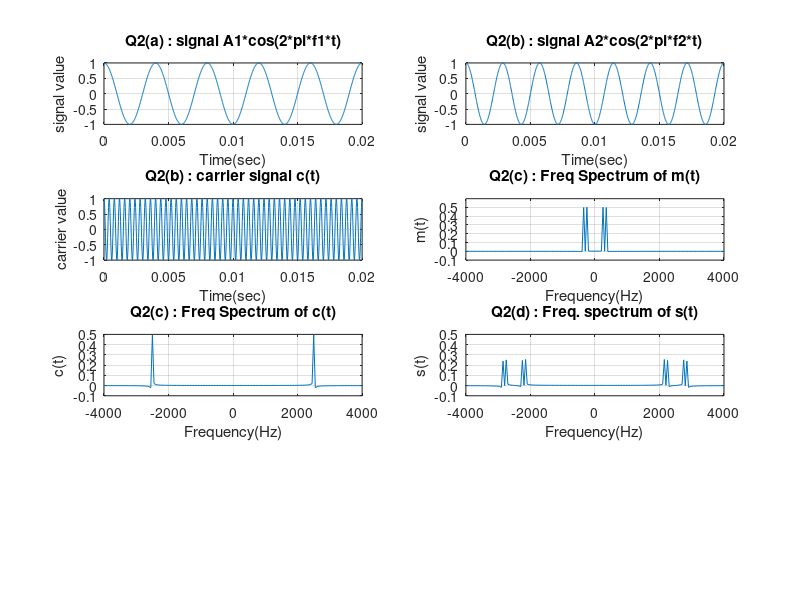

Reproduce this figure in MATLAB. (Note: this script raises an error after producing the figure.)
clc;clear;close all;

f1 = 250;
f2 = 350;
fc = 2500;
A_c = 1;
A1 = 1;
A2 = 1;
Sampling_rate = 60000;

% question 2 part (a)

t = 0:1/Sampling_rate:5/f1;
signal_1 = A1*cos(2*pi*f1*t);
subplot(4,2,1);
plot(t,signal_1);
grid on;
xlabel("Time(sec)");
ylabel("signal value");
title("Q2(a) : signal A1*cos(2*pi*f1*t)");
%axis([0,0.02,-1,1]);

% question 2 part (b)

signal_2 = A2*cos(2*pi*f2*t);
subplot(4,2,2);
plot(t,signal_2);
grid on;
xlabel("Time(sec)");
ylabel("signal value");
title("Q2(b) : signal A2*cos(2*pi*f2*t)");
%axis([0,0.02,-1,1]);

carrier_signal = A_c*cos(2*pi*fc*t);
subplot(4,2,3);
plot(t,carrier_signal);
grid on;
xlabel("Time(sec)");
ylabel("carrier value");
title("Q2(b) : carrier signal c(t)");
%axis([0,0.02,-1,1]);

% question 2 part (c)

message_signal = signal_1 + signal_2;
freq = (-Sampling_rate/2:1/0.02:Sampling_rate/2);
mt_final = fftshift(fft(message_signal));
ct_final = fftshift(fft(carrier_signal));

subplot(4,2,4);
plot(freq,mt_final/length(freq));
grid on;
title("Q2(c) : Freq Spectrum of m(t)");
xlabel("Frequency(Hz)");
ylabel("m(t)");
axis([-4000,4000,-0.1,0.6]);

subplot(4,2,5);
plot(freq,ct_final/length(freq));
grid on;
title("Q2(c) : Freq Spectrum of c(t)");
xlabel("Frequency(Hz)");
ylabel("c(t)");
axis([-4000,4000,-0.1,0.5]);

% question 2 part (d)

DSBSC_signal = A_c*(message_signal).*cos(2*pi*fc*t);
DSBSC_final = fftshift(fft(DSBSC_signal));
subplot(4,2,6);
plot(freq,DSBSC_final/length(freq));
grid on;
xlabel("Frequency(Hz)");
ylabel("s(t)");
title("Q2(d) : Freq. spectrum of s(t)");
axis([-4000,4000,-0.1,0.5]);

% question 2 part (e)

DSBSC_signal = message_signal.*carrier_signal;
carrier_signal = A_c*cos(2*pi*fc*t);
sync_demod_output = lowpass(DSBSC_signal .* carrier_signal,220,Sampling_rate);
sync_demod_output = (sync_demod_output)/(((A_c^2)/2));
subplot(4,2,7);
plot(t,sync_demod_output);
grid on;
title("Q2(e) : Sync. demod output");
xlabel("time(s)");
ylabel("sync-demod-output");


sync_demod_final = fftshift(fft(sync_demod_output));
subplot(4,2,8);
plot(freq,sync_demod_final/length(freq));
grid on;
title("Q2(e) : Freq Spectrum of sync. demod output");
xlabel("Frequency(Hz)");
ylabel("sync-demod-output");
axis([-4000,4000,-0.1,0.5]);